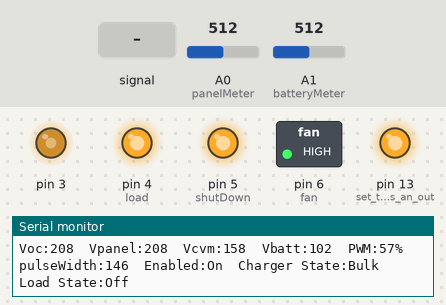
Simulated run of this sketch. Board: Arduino Uno, built with avr-gcc and run on an emulated ATmega328P. Shown: switched loads named in the sketch (green lamp = pin HIGH), output pins drawn as LEDs (lit = HIGH), the last lines printed to the serial monitor. Dashed ring = blinking. The test bench sets the inputs (shaded band); at power-on: A1 (batteryMeter) = 512, A0 (panelMeter) = 512.

Above: at 1.2 s.
1.3 s: A1 (batteryMeter) set to 541
At 4.1 s:
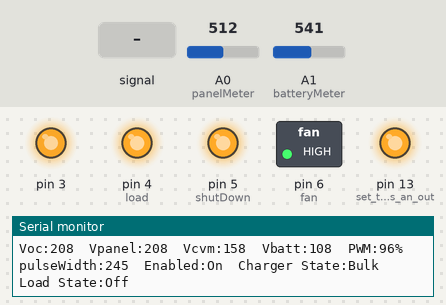
4.3 s: A1 (batteryMeter) set to 563
At 5.5 s:
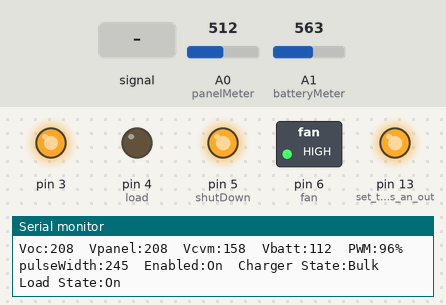
5.8 s: A0 (panelMeter) fed a 2 Hz sine of ±306 counts around its level
At 8.02 s:
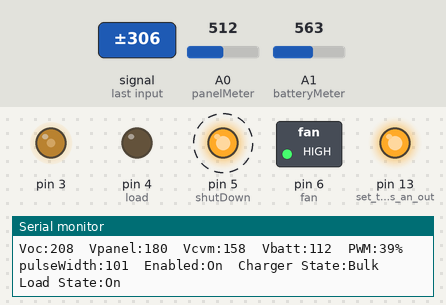
8.8 s: A0 (panelMeter) set to 716
At 9.15 s:
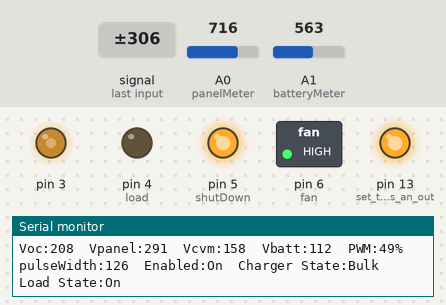
11.8 s: A0 (panelMeter) set to 405
13.5 s: A0 (panelMeter) set to 376
Timing chart, 0 to 46.6 s (numbered marks = the images above; inputs shaded):
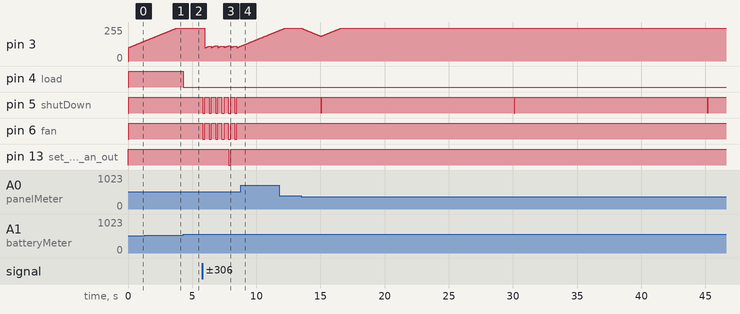

Measured:
- the behaviour switches between 555 and 556 on A1 (batteryMeter) (found by bisection; images 1 and 2)
- after the input at 4.3 s, pin 4 (load): HIGH → LOW at once
- after the input at 8.8 s, pin 5 (shutDown), pin 6 (fan): stops changing and stays HIGH

The sketch:

Arduino-MPPT.ino
```cpp
//----------------------------------------------------------------------------------------------------
//
//  Author: Adam Plavinskis
//          aplavins@gmail.com
//
//  This code is for an arduino UNO based Solar MPPT charge controller.
//  It is based of work done by Julian Ilett (256.co.uk), Debasish Dutta/deba168,
//  and Tim Nolan (www.timnolan.com).
//
//  Updated to use intergers instead of floats. The math is faster and more accurate.
//  All units are in deci Volts
//
//  This is an open source project and you are free to use any code you like.
//  Please give credit.
//
//  Improvements in this version:
//  - using 2104 MOSFET driver for high side drive
//  - synchronous operation with high and low side MOSFETS for better buck converter efficiency
//  - dual high side MOSFETS arranged back to back to prevent current leakage in low light
//  - arduino protection with zener diodes
//  - analog input filtering for more accurate measurments
//  - eliminated absorb state for simpler operation
//  - eliminated ammeter to reduce cost
//
//  Specs:
//  - 250W input capacity (with heatsinks and fan)
//  - 50V input max
//  - 20V output max
//  - 30A output max  (with heatsinks and fan)
//  - 30A load capacity (with heatsinks and fan)
//
//  Warning!:
//  -Disconnecting the battery while in a charging state will cause an overshoot of voltage on the battery side.
//  This could damage any loads that are running from the battery, including the arduino, charge controller,
//  and computer (if it's connected at the time)
//  -Setting the pulseWidth to values less than 30% for even a few milliseconds will cause the low side MOSFET
//  to short out and fail (sometimes violently).
//
//----------------------------------------------------------------------------------------------------


#include <PWM.h>

// Wiring:
// A0 - Voltage divider (solar)
// A1 - Voltage divider (battery)
// D4 - Load Mosfet
// D3 - 2104 MOSFET driver IN    (needs to be 3 or 11 with safe timer)
// D5 - 2104 MOSFET driver SD
// D6 - fan

#define panelMeter A0         // Analog input pin for PV voltmeter
#define batteryMeter A1       // Analog input pin for battery voltmeter
#define driver 3              // PWM output pin to mosfet driver (needs to be 3 or 11 with safe timer)
#define shutDown 5            // connected to shutdown pin of mosfet driver (needs to be a PWM pin)
#define fan 6                 // digital pin controlling the fan (needs to be a PWM pin)
#define load 4                // digital pin controlling the load MOSFET (use 4 because PWM is not needed)
#define Vbulk 130             // Bulk voltage set-point (deci Volts)
#define lowBatt 110           // Low battery voltage set-point (deci Volts)
#define Vmax 150              // Maximum voltage the batteries should hit before throwing an error (deci Volts)
#define check 15000           // 15 seconds in milliseconds
#define Vfloat 136            // Float voltage set-point (deci Volts)

long panelVolts = 0;          // Solar panel Voltage (deci Volts)
long batteryVolts = 120;      // Battery Voltage (deci Volts)
long Voc = 0;                 // Panel open-circuit voltage (deci Volts)
long Vcvm = 0;                // Estimted voltage for MPP with CVM (deci Volts)
int pulseWidth = 100;         // Digital value of pwm (should never be 0 or 255)
int lastpulseWidth = 100;     // remember the value of pulseWidth for random resets
int pwm = 0;                  // Percentage of PWM
int b = 1;                    // do once
int stepAmount = 1;           // Scaling factor of pwm for large differences in voltage
int inByte = 0;               // incoming serial byte
int panelADC = 0;             // for sending through serial
int batteryADC = 0;           // for sending through serial
int state = 0;                // for sending through serial
int LEDstate = LOW;           // to record the state of the LED
//int errorCount = 0;           // record the # of times an error has occured
int32_t frequency = 40000;    // Frequency (in HZ)
unsigned long time = 0;       // Timer variable for timed charging cycles
unsigned long time2 = 0;      // Second timer variable for blink cycles

String enable = "starting";   // string of text to show enable pin of MOSFET driver
String SOC = "Initializing";  // string of text to show the charger state
String Load = "Off";          // string of text to show the load state

enum charger_mode {no_battery, sleep, bulk, Float, error} charger_state;  // enumerated variable that holds state for charger state machine

void setup() {

  Serial.begin(115200);                                       // faster communication means faster tracking and less voltage overshoot / undershoot
  pinMode(13, OUTPUT);                                        // set the LED pin as an output
  pinMode(load, OUTPUT);                                      // set the load pin as an output
  pinMode(shutDown, OUTPUT);                                  // set the shutDown pin as an output
  pinMode(fan, OUTPUT);                                       // set the fan pin as an output
  disable_charger();                                          // make sure the MOSFET driver is off
  InitTimersSafe();                                           // This is part of the PWM library. It allows you to set almost any PWM frequency you want
  charger_state = sleep;                                      // start with charger state as sleep

  bool success = SetPinFrequencySafe(driver, frequency);      // if setting the frequency to the desired pin was successful
  if(success){
    digitalWrite(13, HIGH);                                   // turn on the LED
    Serial.println("Timer frequency set success!");           // and print it to the serial port
  }
  else{                                                       // if not,
    digitalWrite(13, LOW);                                    // keep the LED off
    Serial.println("Timer frequency set failed!");            // and print it to the serial port
  }
  update_Vcvm();
  //establishContact();  // send a byte to establish contact until receiver responds (use with sendtogui)
}

void loop() {          // Main loop


  read_data();         // read the analog inputs
  mode_select();       // use that info to decide what charging state we should be in
  set_charger();       // run the selected charger sequence
  run_load();          // turn the load on or off, depending on the battery voltage
  run_fan();           // turn the fan on or off, depending on the charging cycle

  //Use only one of these 2:
  //sendtogui();         // for use with processing sketch
  print_data();        // print data to the serial port so that humans know what you're doing

}

void read_data() {                                   // function for reading analog inputs

  panelVolts = 0;
  for(int i=0;i<100;i++){
    panelVolts += analogRead(panelMeter);            // read the panel voltage 100 times and add the values together
  }
  batteryVolts = 0;
  for(int i=0;i<100;i++){
    batteryVolts += analogRead(batteryMeter);        // read the battery voltage 100 times and add the values together
  }

  panelVolts = panelVolts/100;                       // Divide by 100 to get the average value
  batteryVolts = batteryVolts/100;                   // Divide by 100 to get the average value

  //panelADC = panelVolts;                             // for sending through serial (use with sendtogui)
  //batteryADC = batteryVolts;                         // for sending through serial (use with sendtogui)

  //panelADC = panelADC/4;                             // for sending through serial (use with sendtogui)
  //batteryADC = batteryADC/4;                         // for sending through serial (use with sendtogui)

  panelVolts = (panelVolts*488)/1197;                // multiply the averaged ADC value by the scaling factor to get a number in deci volts
  batteryVolts = (batteryVolts*488)/2441;            // multiply the averaged ADC value by the scaling factor to get a number in deci volts

}

void mode_select(){
  if (batteryVolts < 100) charger_state = no_battery ;                                        // If battery voltage is below 10, there is no battery connected or dead / wrong battery
  else if (batteryVolts > Vmax) charger_state = error;                                        // If battery voltage is over 15, there's a problem
  else if ((batteryVolts > 100) && (batteryVolts < Vmax) && (panelVolts > Vmax)){             // If battery voltage is in the normal range and there is light on the panel
    if (batteryVolts >= (Vfloat-1)) charger_state = Float;                                    // If battery voltage is above 13.5, go into float charging
    else charger_state = bulk;                                                                // If battery voltage is less than 13.5, go into bulk charging
  }
  else if (panelVolts < Vmax){                                                                // If there's no light on the panel, go to sleep
    charger_state = sleep;
  }
}

void set_charger(){                                                                           // function for selecting the charging state

  switch (charger_state){                                                                     // skip to the state that is currently set

    case no_battery:                                                                          // if none of the other cases are satisfied,
      disable_charger();                                                                      // turn off the MOSFET driver
      error_blink();                                                                          // blink LED to indicate an error
      SOC = "No Battery!";
      state = 0;
      break;

    case sleep:                                                                               // the charger is in the sleep state
      disable_charger();                                                                      // disable the charger so that current doesn't leak back into the solar panel
      SOC = "Sleep";
      sleep_blink();
      state = 1;
      pulseWidth = 100;
      break;

    case bulk:                                                                                // the charger is in the bulk state
      SOC = "Bulk";
      CVM();                                                                                  // begin the MPPT algorithm
      run_charger();                                                                          // enable the MOSFET driver
      digitalWrite(13, HIGH);                                                                 // turn the LED on to indicate bulk
      state = 2;
      break;

    case Float:                                                                               // the charger is in the float state, it uses PWM instead of MPPT
      SOC = "Float";
      pulseWidth = 245;                                                                       // set the pulseWidth to max (MPP doesn't matter when the battery is full)
      if (batteryVolts < Vfloat) run_charger();                                               // If battery voltage is below 13.6 enable the MOSFET driver
      else disable_charger();                                                                 // If above, disable the MOSFET driver
      digitalWrite(13, LOW);                                                                  // Turn the LED off to indicate float
      state = 3;
      break;

    case error:                                                                               // if there's something wrong
      disable_charger();                                                                      // turn off the MOSFET driver
      error_blink();                                                                          // blink LED to indicate an error
      SOC = "Error";
      state = 4;
      //errorCount++;
      break;                                                                                  // this state needs a reset to escape from

    default:                                                                                  // if none of the other cases are satisfied,
      disable_charger();                                                                      // turn off the MOSFET driver
      error_blink();                                                                          // blink LED to indicate an error
      SOC = "Off";
      break;
  }
}

void run_charger(){
  pulseWidth = constrain (pulseWidth, 75, 245);      // prevent overflow of pulse width and not fully on or off for the charge pump
  pwm = map(pulseWidth, 0, 255, 0, 100);             // use pulseWidth to get a % value and store it in pwm
  pwmWrite(driver, pulseWidth);                      // send the new pulseWidth to the MOSFET driver
  digitalWrite(shutDown, HIGH);                      // enable the MOSFET driver (enabling should always be done after sending pulseWidth)
  enable = "On";
}

void disable_charger(){
  digitalWrite(shutDown, LOW);                       // disable the MOSFET driver (disabling should always be done before sending pulseWidth)
  enable = "Off";
}

///////////////////////////////////////////////////////////////////////////////////////////////////////////////////////////////////////////////////
//                                                                                                                                               //
//    CVM is the actual MPPT algorithm. It exploits the fact that panel voltage at the MPP is about 76% of the open circuit voltage.             //
//    It doesn't require an ammeter to function but you lose the current and power information that you would normally have.                     //
//    Every 15 seconds, it puts the panel into open circuit and calculates what the voltage should be at the MPP.                                //
//    The algorithm's job is just to dump as much current into the battery as possible. It has no safetys or voltage limits.                     //
//    It relies on other blocks of code to monitor the battery voltage and put the charger into float (or absorb).                               //
//                                                                                                                                               //
///////////////////////////////////////////////////////////////////////////////////////////////////////////////////////////////////////////////////

void CVM(){                                                // Constant Voltage Method MPPT without a high voltage limit (doesn't need an ammeter)
  while(b > 0){                                            // do this once
    time = millis();                                       // read millis and store in variable
    b--;
  }
  if((millis() - time) >= check){                          // if it's been more than the check time:
    update_Vcvm();
  }
  //if (Vcvm < batteryVolts) Vcvm = (batteryVolts + 10);     // to fix a stutter on initial startup
  stepAmount = (Vcvm - panelVolts)/10;                     // take bigger steps when the voltage is far from the target
  if (stepAmount < 1) stepAmount = 1;                      // the minimum step has to be one
  if (panelVolts > Vcvm){                                  // if the calculated MPP voltage is lower than the panel voltage,
    if (pulseWidth < 245){                                 // this is to keep pulseWidth from overflowing
      pulseWidth = pulseWidth + stepAmount;                // put more load on the panel
    }
    else pulseWidth = 245;                                 // this is to keep pulseWidth from overflowing
  }
  else if(panelVolts < Vcvm){                              // or if the panel voltage is less than the calculated MPP voltage,
    if (pulseWidth > 75){                                  // this is to keep pulseWidth from overflowing
      pulseWidth = pulseWidth - stepAmount;                // remove some of the load from the panel
    }
    else pulseWidth = 75;                                  // this is to keep pulseWidth from overflowing
  }
}

void update_Vcvm(){
  disable_charger();                            // disable the MOSFET driver
  delay(10);                                    // wait for the voltage to level out
  Voc = 0;
  for(int i=0;i<100;i++){
    Voc += analogRead(panelMeter);              // read the panel voltage 100 times and add the values together
  }
  Voc = Voc/100;
  Voc = (Voc*488)/1197;                         // multiply it by the scaling factor to produce a number in deci Volts
  Vcvm = (Voc*76)/100;                          // Vcvm is 76% of Voc
  b = 1;                                        // reset the timer
}

void run_fan(){
  switch(charger_state){
    case bulk:
    digitalWrite(fan, HIGH);
    break;
    default:
    digitalWrite(fan, LOW);
    break;
  }
}

void run_load(){
  if (batteryVolts > lowBatt){                  // If the battery voltage is above 11V
    digitalWrite(load, LOW);                    // Turn on the load MOSFET (LOW)
    Load = "On";                                // Write it in a string so that we can see it on the serial port
  }
  else{                                         // If the battery voltage is below 11V
    digitalWrite(load, HIGH);                   // Turn off the load MOSFET (HIGH)
    Load = "Off";                               // Write it in a string so that we can see it on the serial port
  }
}

void error_blink(){                             // function for blinking the LED when there is an error
  if((millis() - time2) >= 200){                 // fast 1/5 second blink without delay
    LEDstate = !LEDstate;
    digitalWrite(13, LEDstate);
    time2 = millis();
  }
}

void sleep_blink(){                             // function for blinking the LED when sleeping
  if((millis() - time2) >= 2000){                // slow 2 second blink without delay
    LEDstate = !LEDstate;
    digitalWrite(13, LEDstate);
    time2 = millis();
  }
}

void establishContact() {
  while (Serial.available() <= 0) {
    Serial.print('A');   // send a capital A
    delay(300);
  }
}


void sendtogui() {
  if (Serial.available() > 0) {
    inByte = Serial.read();
    Serial.write(panelADC);
    Serial.write(batteryADC);
    Serial.write(pwm);
    Serial.write(state);
  }
}


void print_data() {                             // Print all the information to the serial port

  Serial.print("Voc:");
  Serial.print(Voc);
  Serial.print("\t");
  Serial.print("Vpanel:");
  Serial.print(panelVolts);
  Serial.print("\t");
  Serial.print("Vcvm:");
  Serial.print(Vcvm);
  Serial.print("\t");
  Serial.print("Vbatt:");
  Serial.print(batteryVolts);
  Serial.print("\t");
  Serial.print("PWM:");
  Serial.print(pwm);
  Serial.print("%");
  Serial.print("\t");
  Serial.print("pulseWidth:");
  Serial.print(pulseWidth);
  Serial.print("\t");
  Serial.print("Enabled:");
  Serial.print(enable);
  Serial.print("\t");
  Serial.print("Charger State:");
  Serial.print(SOC);
  Serial.print("\t");
  Serial.print("Load State:");
  Serial.println(Load);

}
```
